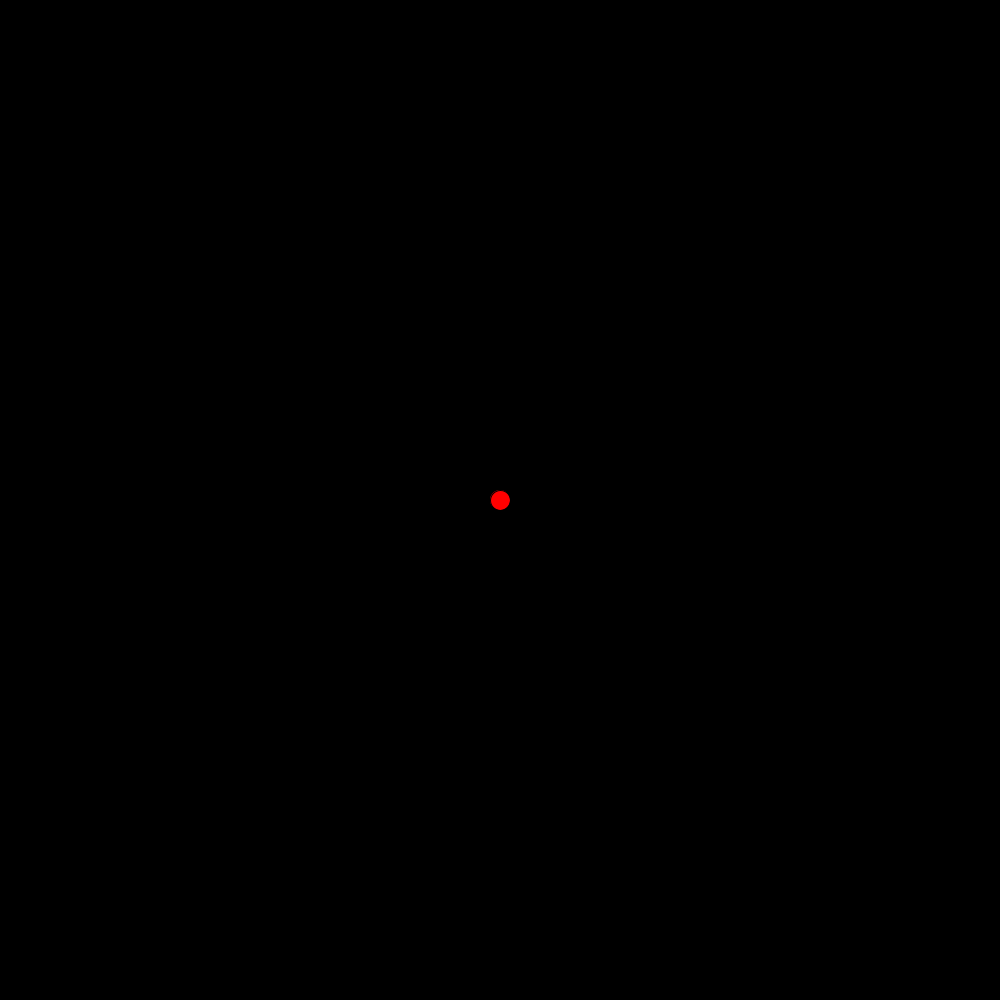
Frame 1 (no input)
Frame 60 (the mouse pressed at the canvas centre just before this capture): identical to frame 1, image omitted
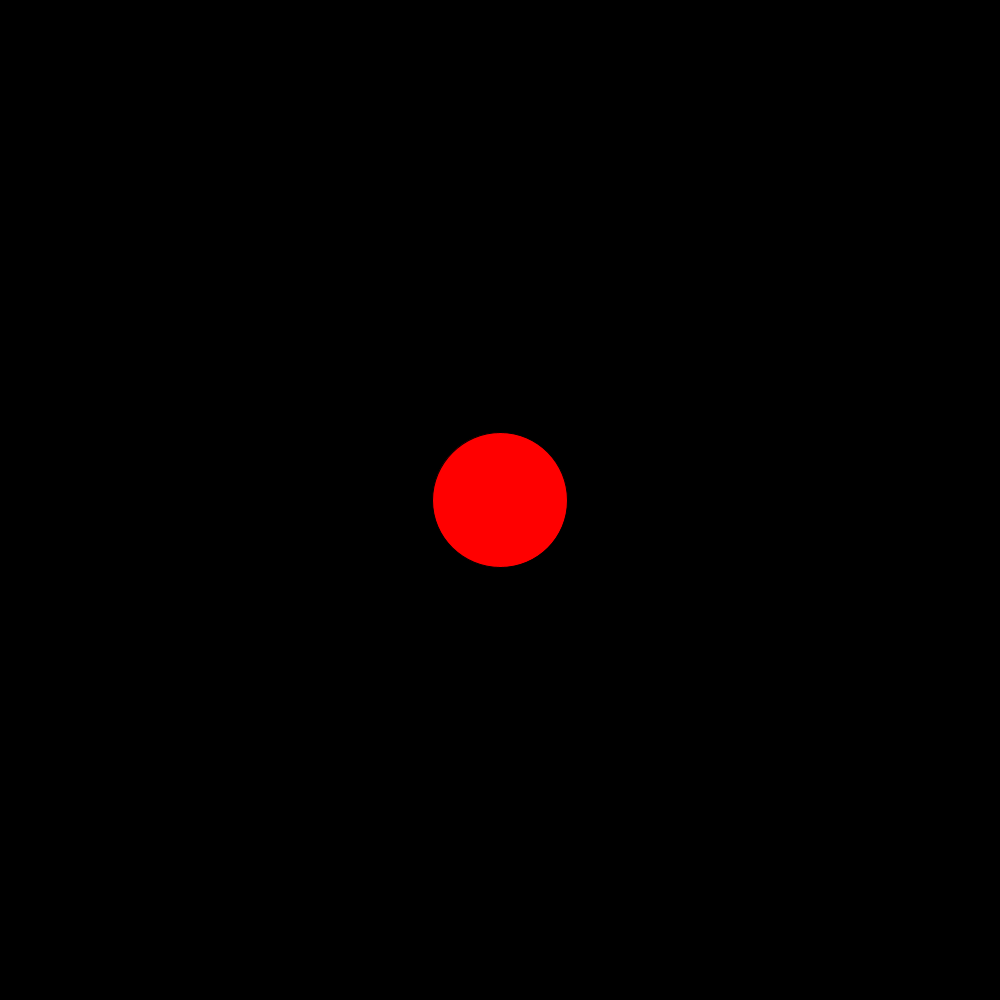
Frame 120 (the mouse held since frame 60 and released just before this capture)

The Processing sketch that drew these frames (run headless with seeded random() and noise(); from frame 60 on, the mouse is pressed at the canvas centre):

// Processing sketch: sketch_04_1
// ── sketch_04_1.pde

float r = 100;

void setup(){
  size(1000,1000);
  background(100);
}

void draw(){
  background(0);
  // Normalizza il valore di mouseX dal range 0-width a 20-250
  r = map(mouseX, 0, width, 20, 250);
  fill(255,0,0);
  ellipse(width/2, height/2, r, r);
}
